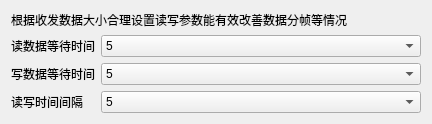
<?xml version="1.0" encoding="UTF-8"?>
<ui version="4.0">
 <class>SAKReadWriteSettingsWidget</class>
 <widget class="QDialog" name="SAKReadWriteSettingsWidget">
  <property name="geometry">
   <rect>
    <x>0</x>
    <y>0</y>
    <width>432</width>
    <height>108</height>
   </rect>
  </property>
  <property name="windowTitle">
   <string>收发参数设置</string>
  </property>
  <layout class="QGridLayout" name="gridLayout">
   <item row="0" column="0" colspan="2">
    <widget class="QLabel" name="label_3">
     <property name="text">
      <string>根据收发数据大小合理设置读写参数能有效改善数据分帧等情况</string>
     </property>
    </widget>
   </item>
   <item row="1" column="1">
    <widget class="QComboBox" name="readParametersComboBox">
     <property name="sizePolicy">
      <sizepolicy hsizetype="Expanding" vsizetype="Fixed">
       <horstretch>0</horstretch>
       <verstretch>0</verstretch>
      </sizepolicy>
     </property>
     <item>
      <property name="text">
       <string>5</string>
      </property>
     </item>
     <item>
      <property name="text">
       <string>10</string>
      </property>
     </item>
     <item>
      <property name="text">
       <string>15</string>
      </property>
     </item>
     <item>
      <property name="text">
       <string>20</string>
      </property>
     </item>
     <item>
      <property name="text">
       <string>25</string>
      </property>
     </item>
     <item>
      <property name="text">
       <string>30</string>
      </property>
     </item>
     <item>
      <property name="text">
       <string>35</string>
      </property>
     </item>
     <item>
      <property name="text">
       <string>40</string>
      </property>
     </item>
     <item>
      <property name="text">
       <string>45</string>
      </property>
     </item>
     <item>
      <property name="text">
       <string>50</string>
      </property>
     </item>
     <item>
      <property name="text">
       <string>100</string>
      </property>
     </item>
    </widget>
   </item>
   <item row="1" column="0">
    <widget class="QLabel" name="label">
     <property name="text">
      <string>读数据等待时间</string>
     </property>
    </widget>
   </item>
   <item row="2" column="0">
    <widget class="QLabel" name="label_2">
     <property name="text">
      <string>写数据等待时间</string>
     </property>
    </widget>
   </item>
   <item row="2" column="1">
    <widget class="QComboBox" name="writeParametersComboBox">
     <property name="sizePolicy">
      <sizepolicy hsizetype="Expanding" vsizetype="Fixed">
       <horstretch>0</horstretch>
       <verstretch>0</verstretch>
      </sizepolicy>
     </property>
     <item>
      <property name="text">
       <string>5</string>
      </property>
     </item>
     <item>
      <property name="text">
       <string>10</string>
      </property>
     </item>
     <item>
      <property name="text">
       <string>15</string>
      </property>
     </item>
     <item>
      <property name="text">
       <string>20</string>
      </property>
     </item>
     <item>
      <property name="text">
       <string>25</string>
      </property>
     </item>
     <item>
      <property name="text">
       <string>30</string>
      </property>
     </item>
     <item>
      <property name="text">
       <string>35</string>
      </property>
     </item>
     <item>
      <property name="text">
       <string>40</string>
      </property>
     </item>
     <item>
      <property name="text">
       <string>45</string>
      </property>
     </item>
     <item>
      <property name="text">
       <string>50</string>
      </property>
     </item>
     <item>
      <property name="text">
       <string>100</string>
      </property>
     </item>
    </widget>
   </item>
   <item row="3" column="0">
    <widget class="QLabel" name="label_4">
     <property name="text">
      <string>读写时间间隔</string>
     </property>
    </widget>
   </item>
   <item row="3" column="1">
    <widget class="QComboBox" name="intervalParameterComboBox">
     <property name="currentText">
      <string>25</string>
     </property>
     <item>
      <property name="text">
       <string>5</string>
      </property>
     </item>
     <item>
      <property name="text">
       <string>10</string>
      </property>
     </item>
     <item>
      <property name="text">
       <string>15</string>
      </property>
     </item>
     <item>
      <property name="text">
       <string>20</string>
      </property>
     </item>
     <item>
      <property name="text">
       <string>25</string>
      </property>
     </item>
     <item>
      <property name="text">
       <string>30</string>
      </property>
     </item>
     <item>
      <property name="text">
       <string>35</string>
      </property>
     </item>
     <item>
      <property name="text">
       <string>40</string>
      </property>
     </item>
     <item>
      <property name="text">
       <string>45</string>
      </property>
     </item>
     <item>
      <property name="text">
       <string>50</string>
      </property>
     </item>
     <item>
      <property name="text">
       <string>55</string>
      </property>
     </item>
     <item>
      <property name="text">
       <string>60</string>
      </property>
     </item>
     <item>
      <property name="text">
       <string>70</string>
      </property>
     </item>
     <item>
      <property name="text">
       <string>80</string>
      </property>
     </item>
     <item>
      <property name="text">
       <string>90</string>
      </property>
     </item>
     <item>
      <property name="text">
       <string>100</string>
      </property>
     </item>
    </widget>
   </item>
  </layout>
 </widget>
 <resources/>
 <connections/>
</ui>
